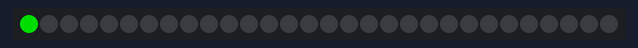
The sketch below on a simulated ATtiny85, built with avr-gcc and run on an emulated ATtiny85. Parts: 30 RGB LEDs in strip order, left to right. Dim RGB values are drawn brighter than linear.

Above: at 0.1 s.
At 3.6 s:
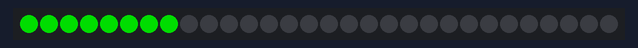
At 7.1 s:
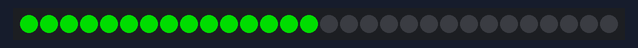
At 10.6 s:
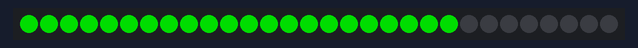
At 14.6 s:
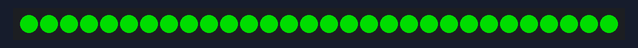

The sketch:

LED_NeoPixel_basic.ino
```cpp
#include <Adafruit_NeoPixel.h>
#ifdef __AVR__
 #include <avr/power.h> // Required for 16 MHz Adafruit Trinket
#endif

#define NUMPIXELS 30 // Popular NeoPixel ring size
#define PIN       14 // On Trinket or Gemma, suggest changing this to 1
Adafruit_NeoPixel pixels(NUMPIXELS, PIN, NEO_GRB + NEO_KHZ800);
#define DELAYVAL 500

void setup() {
#if defined(__AVR_ATtiny85__) && (F_CPU == 16000000)
  clock_prescale_set(clock_div_1);
#endif
  pixels.begin(); // INITIALIZE NeoPixel strip object (REQUIRED)
}


void loop() {
  pixels.clear(); // Set all pixel colors to 'off'
  for(int i=0; i<NUMPIXELS; i++) {
    pixels.setPixelColor(i, pixels.Color(0, 150, 0));
    pixels.show();
    delay(DELAYVAL);
  }
}
```

Measured:
- by itself, everything shown: repeats every 15.1 s, in 30 steps
- what the display in image 4 shows lasts 0.5 s, from 14.6 s to 15.1 s
